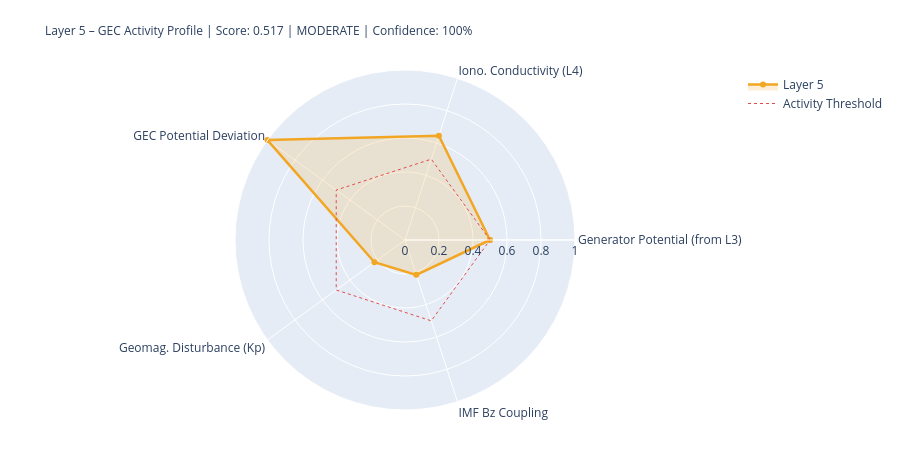

Notebook code for this chart:
### Markdown cell above
---
## 5. State Assessment & Handoff to Layer 6

### Code cell
# ============================================================
# LAYER-5-SCORE
# ============================================================

# Components
# 1) Generator activity (Layer-3-driven)
gen_score = norm(generator_strength, 0.3, 2.0)
gen_src   = 'from_layer3' if l3_thunder_score is not None else 'estimated'

# 2) Ionospheric conductivity (Layer-4-driven)
iono_score = norm(iono_cond_factor, 0.7, 1.4)
iono_src   = 'from_layer4' if l4_ioniz is not None else 'estimated'

# 3) GEC potential deviation from reference
pot_score = norm(abs(delta_V_pct), 0, 30)  # 0 = at reference, 1 = 30% deviation
pot_src   = 'derived'

# 4) Geomagnetic disturbance (Kp) – modulates vertical currents
kp_score = norm(kp_val, 0, 9)
kp_src   = 'primary' if kp_now is not None else 'from_layer4'

# 5) IMF Bz coupling (southward = stronger M-I coupling → GEC influence)
bz_score = norm(-(bz_now or 0), -5, 30) if bz_now is not None else None
bz_src   = 'primary' if bz_now is not None else 'missing'

COMPONENTS = {
    'Generator Potential (from L3)':  {'score': gen_score,   'source': 'derived_from_layer3', 'dynamic': True},
    'Iono. Conductivity (L4)':      {'score': iono_score,  'source': iono_src, 'dynamic': True},
    'GEC Potential Deviation':      {'score': pot_score,   'source': pot_src,  'dynamic': True},
    'Geomag. Disturbance (Kp)':         {'score': kp_score,    'source': kp_src,   'dynamic': True},
    'IMF Bz Coupling':               {'score': bz_score,    'source': bz_src,   'dynamic': True},
}

available   = {k: v['score'] for k, v in COMPONENTS.items() if v['score'] is not None}
unavailable = [k for k, v in COMPONENTS.items() if v['score'] is None]
layer5_score = round(sum(available.values()) / len(available), 4) if available else None
confidence   = round(len(available) / len(COMPONENTS), 2)
level = ('unknown' if layer5_score is None
         else 'quiet'   if layer5_score < 0.3
         else 'moderate' if layer5_score < 0.6
         else 'active')
dominant_l5 = max(available, key=available.get) if available else 'none'

# Kp consistency: separate 1-min raw value from score value
kp_1m_raw   = kp_now          # directly from API (can be 0.0 during live measurement)
kp_for_score = kp_val          # from Layer-0 context or estimated value if needed
kp_score_src = kp_src

W = 68
print('=' * W)
print('LAYER 5 – GLOBAL ELECTRIC CIRCUIT – STATE ASSESSMENT')
print('=' * W)
for name, comp in COMPONENTS.items():
    s = comp['score']
    if s is not None:
        bar = '█' * int(s*20) + '░' * (20-int(s*20))
        print(f'  {name:<34} {bar}  {s:.3f}  [{comp["source"]}]')
    else:
        print(f'  {name:<34} {"─"*20}  n/a   [missing]')
print('-' * W)
print(f'  Score:         {layer5_score:.3f}  ({len(available)}/{len(COMPONENTS)} components)')
print(f'  Confidence:    {confidence:.0%}')
print(f'  Level:         {level.upper()}')
print(f'  Dominant:      {dominant_l5}')
print(f'  V_iono:        {V_iono_mod:.1f} kV  (Δ {delta_V_pct:+.1f}% vs. Ref)')
print(f'  I_total:       {I_total_mod:.1f} A   (Δ {delta_I_pct:+.1f}% vs. Ref)')
print('=' * W)

# Radar
cats   = list(available.keys())
vals_r = list(available.values())
if len(cats) >= 3:
    fig = go.Figure()
    fig.add_trace(go.Scatterpolar(
        r=vals_r + [vals_r[0]], theta=cats + [cats[0]],
        fill='toself', fillcolor='rgba(242,166,35,0.18)',
        line=dict(color='#F2A623', width=2.5), name='Layer 5'
    ))
    fig.add_trace(go.Scatterpolar(
        r=[0.5]*(len(cats)+1), theta=cats+[cats[0]],
        line=dict(color='#E24B4A', dash='dot', width=1),
        mode='lines', name='Activity Threshold'
    ))
    fig.update_layout(
        title=dict(
            text=f'Layer 5 – GEC Activity Profile | Score: {layer5_score:.3f} | {level.upper()} | Confidence: {confidence:.0%}',
            font=dict(size=12)
        ),
        polar=dict(radialaxis=dict(visible=True, range=[0,1])),
        height=450, showlegend=True,
        margin=dict(l=80, r=80, t=70, b=40)
    )
    fig.show()

### Figure 1 — Plotly figure (JSON) as saved in the notebook; plotly's stock layout.template omitted (floating-point values rounded to 4 significant figures)
{"data": [{"fill": "toself", "fillcolor": "rgba(242,166,35,0.18)", "line": {"color": "#F2A623", "width": 2.5}, "name": "Layer 5", "r": [0.5, 0.6454, 1.0, 0.2222, 0.2154, 0.5], "theta": ["Generator Potential (from L3)", "Iono. Conductivity (L4)", "GEC Potential Deviation", "Geomag. Disturbance (Kp)", "IMF Bz Coupling", "Generator Potential (from L3)"], "type": "scatterpolar"}, {"line": {"color": "#E24B4A", "dash": "dot", "width": 1}, "mode": "lines", "name": "Activity Threshold", "r": [0.5, 0.5, 0.5, 0.5, 0.5, 0.5], "theta": ["Generator Potential (from L3)", "Iono. Conductivity (L4)", "GEC Potential Deviation", "Geomag. Disturbance (Kp)", "IMF Bz Coupling", "Generator Potential (from L3)"], "type": "scatterpolar"}], "layout": {"height": 450, "margin": {"b": 40, "l": 80, "r": 80, "t": 70}, "polar": {"radialaxis": {"range": [0, 1], "visible": true}}, "showlegend": true, "title": {"font": {"size": 12}, "text": "Layer 5 – GEC Activity Profile | Score: 0.517 | MODERATE | Confidence: 100%"}}}
